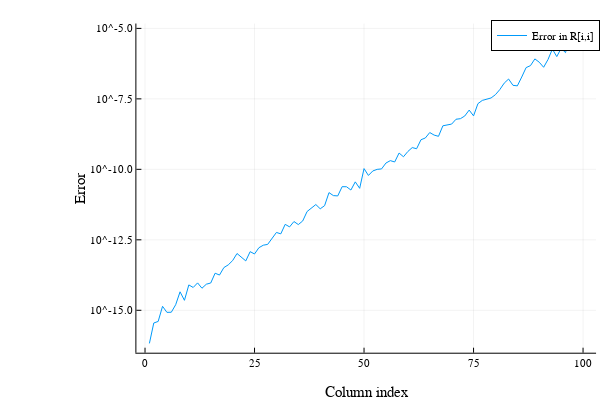

The code cell stored with this chart in its notebook:
### Code cell
# Re-run all cells to get the plot below
using Plots.PlotMeasures
plot(e, lab="Error in R[i,i]", yscale = :log10, xlabel="Column index", ylabel="Error", left_margin = 50px)

### Figure 1 — Plotly figure (JSON) as saved in the notebook; plotly's stock layout.template omitted (floating-point values rounded to 4 significant figures)
{"data": [{"colorbar": {"title": ""}, "legendgroup": "Error in R[i,i]", "line": {"color": "rgba(0, 154, 250, 1.000)", "dash": "solid", "shape": "linear", "width": 1}, "mode": "lines", "name": "Error in R[i,i]", "showlegend": true, "type": "scatter", "x": [1, 2, 3, 4, 5, 6, 7, 8, 9, 10, 11, 12, 13, 14, 15, 16, 17, 18, 19, 20, 21, 22, 23, 24, 25, 26, 27, 28, 29, 30, 31, 32, 33, 34, 35, 36, 37, 38, 39, 40, 41, 42, 43, 44, 45, 46, 47, 48, 49, 50, 51, 52, 53, 54, 55, 56, 57, 58, 59, 60, 61, 62, 63, 64, 65, 66, 67, 68, 69, 70, 71, 72, 73, 74, 75, 76, 77, 78, 79, 80, 81, 82, 83, 84, 85, 86, 87, 88, 89, 90, 91, 92, 93, 94, 95, 96, 97, 98, 99, 100], "xaxis": "x1", "y": [6.694e-17, 3.544e-16, 4.02e-16, 1.385e-15, 8.445e-16, 8.524e-16, 1.579e-15, 4.518e-15, 2.258e-15, 7.937e-15, 6.456e-15, 9.364e-15, 6.066e-15, 8.418e-15, 9.281e-15, 2.066e-14, 1.78e-14, 3.271e-14, 4.082e-14, 5.794e-14, 1.034e-13, 7.923e-14, 5.643e-14, 1.202e-13, 9.954e-14, 1.661e-13, 2.035e-13, 2.179e-13, 3.403e-13, 5.776e-13, 5.147e-13, 1.118e-12, 9.083e-13, 1.408e-12, 1.098e-12, 1.477e-12, 3.19e-12, 4.099e-12, 5.642e-12, 3.989e-12, 5.151e-12, 1.496e-11, 1.173e-11, 1.141e-11, 2.427e-11, 2.412e-11, 1.847e-11, 3.595e-11, 2.118e-11, 1.065e-10, 6.078e-11, 8.777e-11, 9.977e-11, 1.036e-10, 1.675e-10, 2.037e-10, 1.828e-10, 3.795e-10, 2.793e-10, 4.296e-10, 5.917e-10, 5.382e-10, 1.123e-09, 1.298e-09, 2.023e-09, 1.642e-09, 1.486e-09, 3.508e-09, 3.675e-09, 4.03e-09, 5.99e-09, 6.277e-09, 7.82e-09, 1.266e-08, 7.883e-09, 2.143e-08, 2.789e-08, 3.165e-08, 3.408e-08, 4.462e-08, 6.772e-08, 1.145e-07, 1.601e-07, 9.559e-08, 9.165e-08, 1.882e-07, 4.069e-07, 4.784e-07, 8.271e-07, 6.312e-07, 4.179e-07, 7.885e-07, 1.843e-06, 1e-06, 1.953e-06, 1.382e-06, 5.269e-06, 5.787e-06, 6.95e-06, 6.225e-06], "yaxis": "y1", "zmax": null, "zmin": null}], "layout": {"annotations": [], "height": 400, "legend": {"bgcolor": "rgba(255, 255, 255, 1.000)", "bordercolor": "rgba(0, 0, 0, 1.000)", "borderwidth": 1, "font": {"color": "rgba(0, 0, 0, 1.000)", "family": "sans-serif", "size": 11}, "tracegroupgap": 0, "traceorder": "normal", "x": 1, "xanchor": "auto", "y": 1, "yanchor": "auto"}, "margin": {"b": 20, "l": 0, "r": 0, "t": 20}, "paper_bgcolor": "rgba(255, 255, 255, 1.000)", "plot_bgcolor": "rgba(255, 255, 255, 1.000)", "showlegend": true, "width": 600, "xaxis": {"anchor": "y1", "domain": [0.2273, 0.9934], "gridcolor": "rgba(0, 0, 0, 0.100)", "gridwidth": 0.5, "linecolor": "rgba(0, 0, 0, 1.000)", "mirror": false, "range": [-1.97, 103.0], "showgrid": true, "showline": true, "showticklabels": true, "tickangle": 0, "tickcolor": "rgb(0, 0, 0)", "tickfont": {"color": "rgba(0, 0, 0, 1.000)", "family": "sans-serif", "size": 11}, "tickmode": "array", "ticks": "inside", "ticktext": ["0", "25", "50", "75", "100"], "tickvals": [0, 25, 50, 75, 100], "title": "Column index", "titlefont": {"color": "rgba(0, 0, 0, 1.000)", "family": "sans-serif", "size": 15}, "type": "-", "visible": true, "zeroline": false, "zerolinecolor": "rgba(0, 0, 0, 1.000)"}, "yaxis": {"anchor": "x1", "domain": [0.07581, 0.9902], "gridcolor": "rgba(0, 0, 0, 0.100)", "gridwidth": 0.5, "linecolor": "rgba(0, 0, 0, 1.000)", "mirror": false, "range": [-16.5, -4.827], "showgrid": true, "showline": true, "showticklabels": true, "tickangle": 0, "tickcolor": "rgb(0, 0, 0)", "tickfont": {"color": "rgba(0, 0, 0, 1.000)", "family": "sans-serif", "size": 11}, "tickmode": "array", "ticks": "inside", "ticktext": ["10^-15.0", "10^-12.5", "10^-10.0", "10^-7.5", "10^-5.0"], "tickvals": [1e-15, 3.162e-13, 1e-10, 3.162e-08, 1e-05], "title": "Error", "titlefont": {"color": "rgba(0, 0, 0, 1.000)", "family": "sans-serif", "size": 15}, "type": "log", "visible": true, "zeroline": false, "zerolinecolor": "rgba(0, 0, 0, 1.000)"}}}
